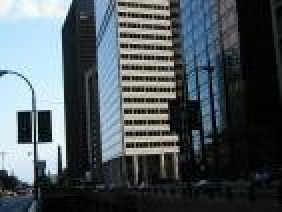
#> input picture Processamento de Imagem/buildings05.jpg, 141 x 106 px (shown 2 times larger)
$ python dividir.py   (Python 2 division)
#> lines starting #> are read from the running program, lines starting #| are printed output that depends on the picture
import cv2
import numpy as np


img = cv2.imread("buildings05.jpg")
#> img is the input picture: shape (106, 141, 3); mean B, G, R 91.3, 86.3, 76.8
_, width, _ = img.shape
#> width = 141


width_cutoff = width / 2
#> width_cutoff = 70
s1 = img[:, width_cutoff]
#> s1 = 106 rows, first 8: [162, 175, 177], [141, 154, 156], [26, 39, 41], [42, 55, 57], [162, 174, 176], [173, 185, 187], [153, 165, 167], [40, 52, 54]
s2 = img[:, width_cutoff:]
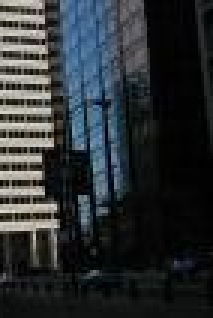
#> s2: shape (106, 71, 3) (shown 3 times larger); mean B, G, R 50.7, 48.4, 43.7

#> (the run stopped early here; a loop or call above may not have finished)

$ run again, with Processamento de Imagem/beach01.jpg copied over Processamento de Imagem/buildings05.jpg
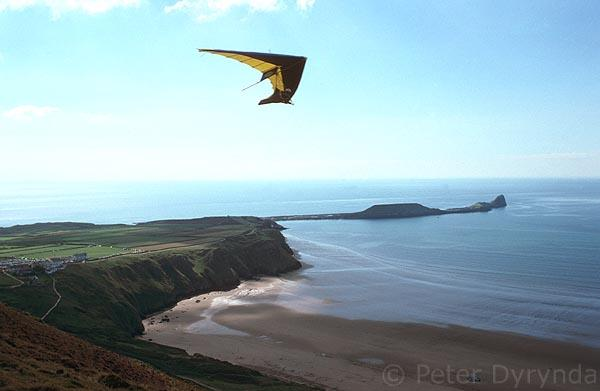
#> input picture Processamento de Imagem/beach01.jpg, 600 x 391 px
#> img is the input picture: shape (391, 600, 3); mean B, G, R 179.1, 170.3, 145.1
#> s1 = 391 rows, first 8: [249, 253, 242], [250, 254, 242], [251, 254, 239], [251, 252, 236], [248, 249, 229], [246, 246, 222], [246, 246, 216], [248, 246, 212]
#> `s2 = img[:, width_cutoff:]`:
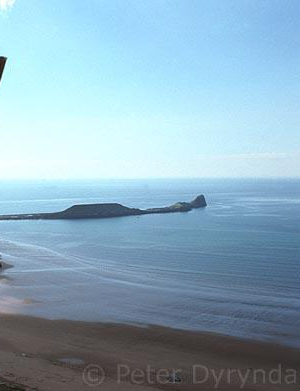
#> s2: shape (391, 300, 3); mean B, G, R 191.1, 173.2, 141.7

$ run again, with Processamento de Imagem/beach02.jpg copied over Processamento de Imagem/buildings05.jpg
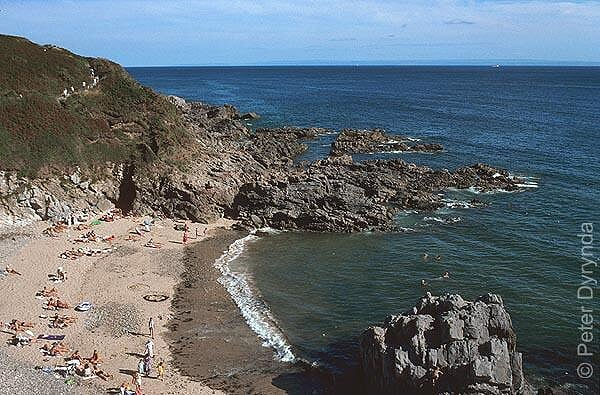
#> input picture Processamento de Imagem/beach02.jpg, 600 x 395 px
#> img is the input picture: shape (395, 600, 3); mean B, G, R 115.6, 109.2, 99.5
#> s1 = 395 rows, first 8: [251, 207, 166], [249, 205, 164], [246, 203, 164], [245, 202, 163], [244, 202, 165], [245, 206, 168], [246, 208, 173], [248, 210, 175]
#> `s2 = img[:, width_cutoff:]`:
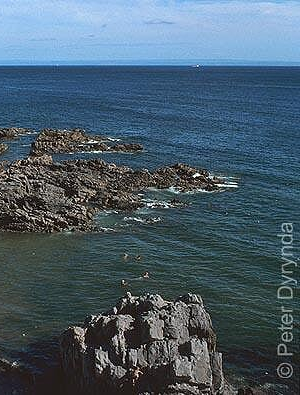
#> s2: shape (395, 300, 3); mean B, G, R 106.5, 92.8, 73.2
